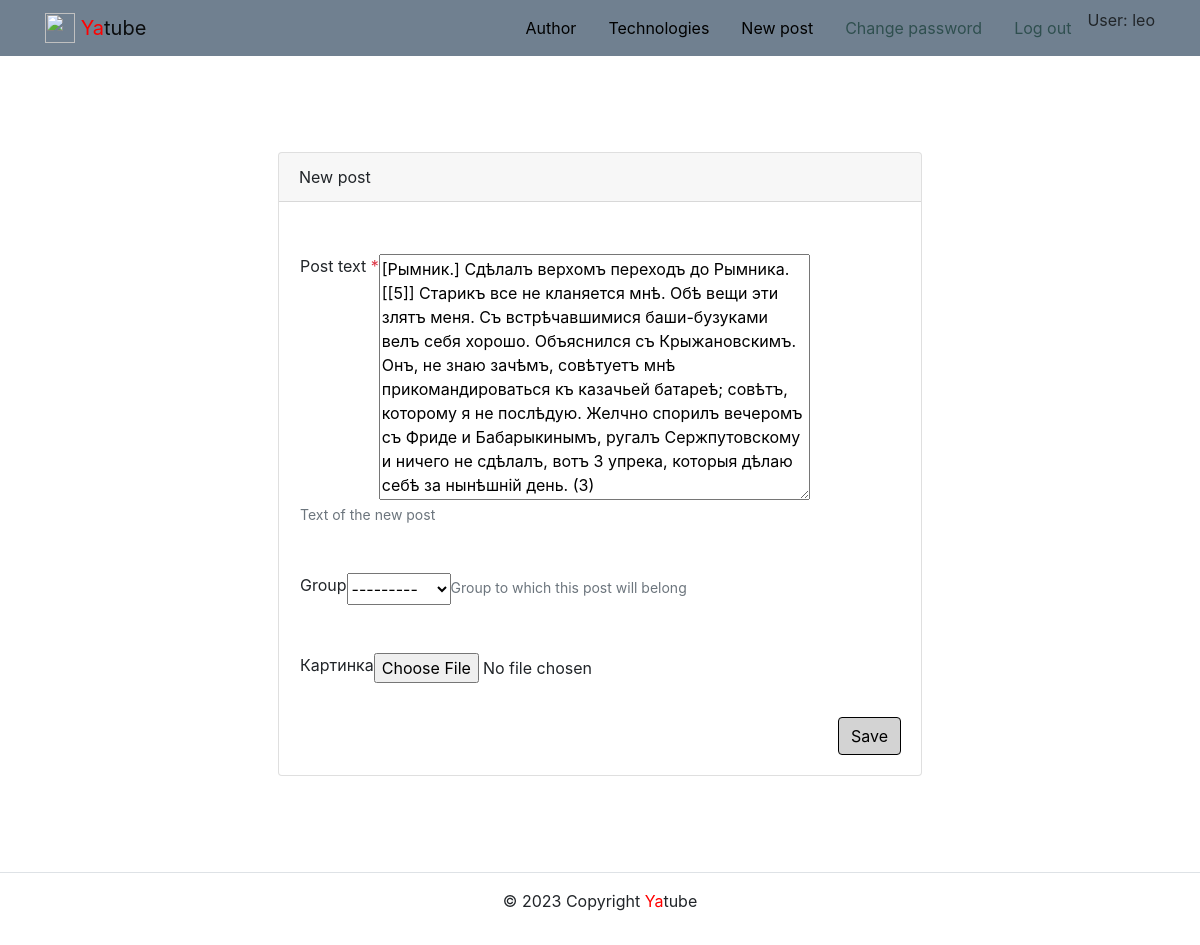
/posts/36/edit/ (signed in), run on the app's committed database.
### posts/models.py (models this page shows, shortened)
class Post(models.Model):
    text = models.TextField(
        'Текст поста',
        help_text='Введите текст поста'
    )
    pub_date = models.DateTimeField(
        'Дата публикации',
        auto_now_add=True)
    author = models.ForeignKey(
        User,
        on_delete=models.CASCADE,
        related_name='posts',
        verbose_name='Автор'
    )
    group = models.ForeignKey(
        Group,
        on_delete=models.SET_NULL,
        related_name='posts',
        blank=True,
        null=True,
        verbose_name='Группа',
        help_text='Группа, к которой будет относиться пост'
    )
    image = models.ImageField(
        'Картинка',
        upload_to='posts/',
        blank=True
    )
    class Meta:
        ordering = ['-pub_date']

### posts/views.py (the view)
# urls.py: path('posts/<int:post_id>/edit/', views.post_edit, name='post_edit'),
def post_edit(request, post_id):
    post = get_object_or_404(Post, id=post_id)
    if post.author != request.user:
        return redirect('posts:post_detail', post_id=post_id)
    form = PostForm(
        request.POST or None,
        files=request.FILES or None,
        instance=post
    )
    if form.is_valid():
        post.save()
        return redirect('posts:post_detail', post_id=post_id)
    return render(request, 'posts/create_post.html', {'form': form})

### posts/forms.py
class PostForm(forms.ModelForm):
    class Meta:
        model = Post
        fields = ['text', 'group', 'image']
        labels = {
            'text': ('Post text'),
            'group': ('Group ')
        }
        help_texts = {
            'text': ('Text of the new post '),
            'group': ('Group to which this post will belong ')
        }

### core/context_processors/year.py (called while the page is built)
def year(request):
    today = datetime.datetime.now()
    year = today.year
    return {
        'year': year
    }

### posts/models.py (called while the page is built)
    def __str__(self) -> str:
        return self.title

### templates/posts/create_post.html (shortened to what this page needs)
{% extends 'base.html' %}
{% block content %}
<div class="container py-5">
<div class="row justify-content-center">
    <div class="col-md-8 p-5">
      <div class="card">
        <div class="card-header">
          {% if is_edit %}
            Edit post
          {% else %}
            New post
          {% endif %}
        </div>
        <div class="card-body">
          <form method="post"
            enctype="multipart/form-data"
          >
          {% for field in form %}
            <div class="form-group row my-3 p-3"
              {% if field.field.required %}
                aria-required="true"
              {% else %}
                aria-required="false"
              {% endif %}
            >
              <label for="{{ field.id_for_label }}">
                {{ field.label }}
                  {% if field.field.required %}
                    <span class="required text-danger">*</span>
                  {% endif %}
              </label>
              {{ field}}
                {% if field.help_text %}
                  <small id="{{ field.id_for_label }}-help" class="form-text text-muted">
                    {{ field.help_text|safe }}
                  </small>
                {% endif %}
            </div>
          {% endfor %}
          <div class="d-flex justify-content-end">
            <button type="submit" class="btn btn-primary" style="background-color:#D3D3D3;color:#000000;border-color:#000000">
              {% if is_edit %}
                Edit
              {% else %}
                Save
              {% endif %}
            </button>
           </div>
          </form>
        </div>
      </div>
    </div>
</div>
</div>
{% endblock %}

### templates/includes/header.html (shortened to what this page needs)
{% load static %}
{% with request.resolver_match.view_name as view_name %}
<header>
  <nav class="navbar navbar-light" style="background-color: #708090">
    <div class="container">
      <a class="navbar-brand" href={% url 'posts:index' %}>
        <img
          src="{% static 'img/logo.png' %}"
          width="30" height="30"
          class="d-inline-block align-top"
          alt="">
        <span style="color:red">Ya</span>tube
      <ul class="nav nav-pills">
        <li class="nav-item">
          <a class="nav-link {% if view_name  == 'about:author' %}active{% endif %}"
          style="color: #000000{% if view_name  == 'about:author' %};background-color:#C0C0C0{% endif %}"
          href="{% url 'about:author' %}">Author</a>
        </li>
        <li class="nav-item">
          <a class="nav-link {% if view_name  == 'about:tech' %}active{% endif %}"
          style="color: #000000{% if view_name  == 'about:tech' %};background-color:#C0C0C0{% endif %}"
          href="{% url 'about:tech' %}">Technologies</a>
        </li>
        {% if user.is_authenticated %}
        <li class="nav-item">
          <a class="nav-link {% if view_name  == 'posts:post_create' %}active{% endif %}"
          style="color: #000000{% if view_name  == 'posts:post_create' %};background-color:#C0C0C0{% endif %}"
          href="{% url 'posts:post_create' %}">New post</a>
        </li>
        <li class="nav-item">
          <a class="nav-link link-light {% if view_name  == 'users:password_change_form' %}active{% endif %}"
          href="{% url 'users:password_change_form' %}"
          style="{% if view_name  == 'users:password_change_form' %};background-color:#696969{% endif %}">Change password</a>
        </li>
        <li class="nav-item">
          <a class="nav-link link-light {% if view_name  == 'users:logout' %}active{% endif %}"
          href="{% url 'users:logout' %}"
          style="{% if view_name  == 'users:logout' %};background-color:#C0C0C0{% endif %}">Log out</a>
        </li>
        <li>
          User: {{ user.username }}
        </li>
        {% endif %}
      </ul>
    </div>
  </nav>
</header>
{% endwith %}

### templates/base.html (style rules this page uses)
a { color: #2F4F4F; background-color: transparent; text-decoration: none; }

### data on the page
Post: form "[Рымник.] Сдѣлалъ верхомъ переходъ до Рымника. [[5]] Старикъ все не кланяется мнѣ. Обѣ вещи эти злятъ меня. Съ встрѣчавшимися баши-бузуками велъ себя хорошо. Объяснился съ Крыжановскимъ. Онъ, не знаю зачѣмъ, совѣтуетъ мнѣ прикомандироваться къ казачьей батареѣ; совѣтъ, которому я не послѣдую. Желчно спорилъ вечеромъ съ Фриде и Бабарыкинымъ, ругалъ Сержпутовскому и ничего не сдѣлалъ, вотъ 3 упрека, которыя дѣлаю себѣ за нынѣшній день. (3)" "---------"

### other printed values
{{ user.username }} "leo"
{{ field.label }} "Post text" "Group" "Картинка"
{{ field.help_text|safe }} "Text of the new post" "Group to which this post will belong"
